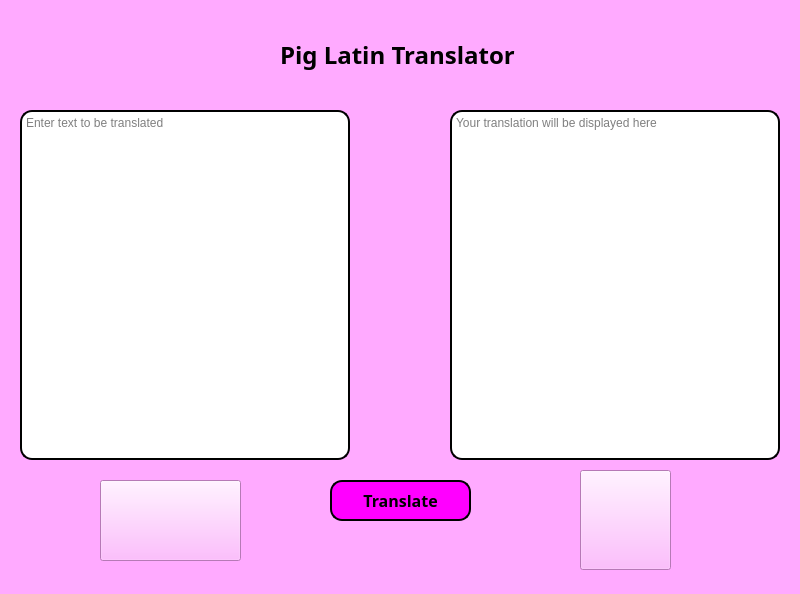
<?xml version="1.0" encoding="UTF-8"?>
<ui version="4.0">
 <class>MainWindow</class>
 <widget class="QMainWindow" name="MainWindow">
  <property name="geometry">
   <rect>
    <x>0</x>
    <y>0</y>
    <width>800</width>
    <height>594</height>
   </rect>
  </property>
  <property name="windowTitle">
   <string>MainWindow</string>
  </property>
  <property name="styleSheet">
   <string notr="true">background-color: rgb(255, 170, 255)</string>
  </property>
  <widget class="QWidget" name="centralwidget">
   <widget class="QTextEdit" name="textbox">
    <property name="geometry">
     <rect>
      <x>20</x>
      <y>110</y>
      <width>330</width>
      <height>350</height>
     </rect>
    </property>
    <property name="styleSheet">
     <string notr="true">QTextEdit {
	background-color: rgb(255, 255, 255);
	border: 2px solid rgb(0, 0, 0);
	border-radius: 12px;
	font: 14pt &quot;Sans Serif Collection&quot;;
}</string>
    </property>
    <property name="placeholderText">
     <string>Enter text to be translated</string>
    </property>
   </widget>
   <widget class="QTextEdit" name="unchanged_text">
    <property name="geometry">
     <rect>
      <x>450</x>
      <y>110</y>
      <width>330</width>
      <height>350</height>
     </rect>
    </property>
    <property name="styleSheet">
     <string notr="true">QTextEdit {
	background-color: rgb(255, 255, 255);
	border: 2px solid rgb(0, 0, 0);
	border-radius: 12px;
	font: 14pt &quot;Sans Serif Collection&quot;;
}</string>
    </property>
    <property name="readOnly">
     <bool>true</bool>
    </property>
    <property name="placeholderText">
     <string>Your translation will be displayed here</string>
    </property>
   </widget>
   <widget class="QLabel" name="label">
    <property name="geometry">
     <rect>
      <x>280</x>
      <y>40</y>
      <width>240</width>
      <height>30</height>
     </rect>
    </property>
    <property name="font">
     <font>
      <family>Sans Serif Collection</family>
      <pointsize>18</pointsize>
      <weight>75</weight>
      <bold>true</bold>
     </font>
    </property>
    <property name="text">
     <string>Pig Latin Translator</string>
    </property>
   </widget>
   <widget class="QPushButton" name="button">
    <property name="geometry">
     <rect>
      <x>330</x>
      <y>480</y>
      <width>141</width>
      <height>41</height>
     </rect>
    </property>
    <property name="font">
     <font>
      <family>Sans Serif Collection</family>
      <pointsize>12</pointsize>
      <weight>75</weight>
      <bold>true</bold>
     </font>
    </property>
    <property name="styleSheet">
     <string notr="true">QPushButton {
	background-color: rgb(255, 0, 255);
	border: 2px solid rgb(0, 0, 0);
	border-radius: 12px;
}

QPushButton::hover {
	background-color: rgb(255, 85, 255);
}

QPushButton::pressed {
	background-color: rgb(230, 0, 255);
}</string>
    </property>
    <property name="text">
     <string>Translate</string>
    </property>
    <property name="checkable">
     <bool>true</bool>
    </property>
   </widget>
   <widget class="QPushButton" name="sadPigButton">
    <property name="geometry">
     <rect>
      <x>100</x>
      <y>480</y>
      <width>141</width>
      <height>81</height>
     </rect>
    </property>
    <property name="text">
     <string/>
    </property>
    <property name="icon">
     <iconset>
      <normaloff>sad.jpg</normaloff>sad.jpg</iconset>
    </property>
    <property name="iconSize">
     <size>
      <width>140</width>
      <height>140</height>
     </size>
    </property>
   </widget>
   <widget class="QPushButton" name="happyPigButton">
    <property name="geometry">
     <rect>
      <x>580</x>
      <y>470</y>
      <width>91</width>
      <height>100</height>
     </rect>
    </property>
    <property name="text">
     <string/>
    </property>
    <property name="icon">
     <iconset>
      <normaloff>download.jpg</normaloff>download.jpg</iconset>
    </property>
    <property name="iconSize">
     <size>
      <width>100</width>
      <height>100</height>
     </size>
    </property>
   </widget>
  </widget>
  <widget class="QStatusBar" name="statusbar"/>
 </widget>
 <resources/>
 <connections>
  <connection>
   <sender>textbox</sender>
   <signal>textChanged()</signal>
   <receiver>unchanged_text</receiver>
   <slot>hide()</slot>
   <hints>
    <hint type="sourcelabel">
     <x>241</x>
     <y>288</y>
    </hint>
    <hint type="destinationlabel">
     <x>498</x>
     <y>318</y>
    </hint>
   </hints>
  </connection>
  <connection>
   <sender>button</sender>
   <signal>pressed()</signal>
   <receiver>unchanged_text</receiver>
   <slot>show()</slot>
   <hints>
    <hint type="sourcelabel">
     <x>428</x>
     <y>495</y>
    </hint>
    <hint type="destinationlabel">
     <x>517</x>
     <y>419</y>
    </hint>
   </hints>
  </connection>
  <connection>
   <sender>button</sender>
   <signal>pressed()</signal>
   <receiver>unchanged_text</receiver>
   <slot>update()</slot>
   <hints>
    <hint type="sourcelabel">
     <x>430</x>
     <y>507</y>
    </hint>
    <hint type="destinationlabel">
     <x>619</x>
     <y>449</y>
    </hint>
   </hints>
  </connection>
  <connection>
   <sender>textbox</sender>
   <signal>textChanged()</signal>
   <receiver>sadPigButton</receiver>
   <slot>show()</slot>
   <hints>
    <hint type="sourcelabel">
     <x>164</x>
     <y>428</y>
    </hint>
    <hint type="destinationlabel">
     <x>149</x>
     <y>496</y>
    </hint>
   </hints>
  </connection>
  <connection>
   <sender>button</sender>
   <signal>pressed()</signal>
   <receiver>sadPigButton</receiver>
   <slot>hide()</slot>
   <hints>
    <hint type="sourcelabel">
     <x>372</x>
     <y>482</y>
    </hint>
    <hint type="destinationlabel">
     <x>232</x>
     <y>526</y>
    </hint>
   </hints>
  </connection>
  <connection>
   <sender>textbox</sender>
   <signal>textChanged()</signal>
   <receiver>happyPigButton</receiver>
   <slot>hide()</slot>
   <hints>
    <hint type="sourcelabel">
     <x>315</x>
     <y>408</y>
    </hint>
    <hint type="destinationlabel">
     <x>615</x>
     <y>547</y>
    </hint>
   </hints>
  </connection>
  <connection>
   <sender>button</sender>
   <signal>pressed()</signal>
   <receiver>happyPigButton</receiver>
   <slot>show()</slot>
   <hints>
    <hint type="sourcelabel">
     <x>406</x>
     <y>507</y>
    </hint>
    <hint type="destinationlabel">
     <x>588</x>
     <y>523</y>
    </hint>
   </hints>
  </connection>
 </connections>
</ui>
